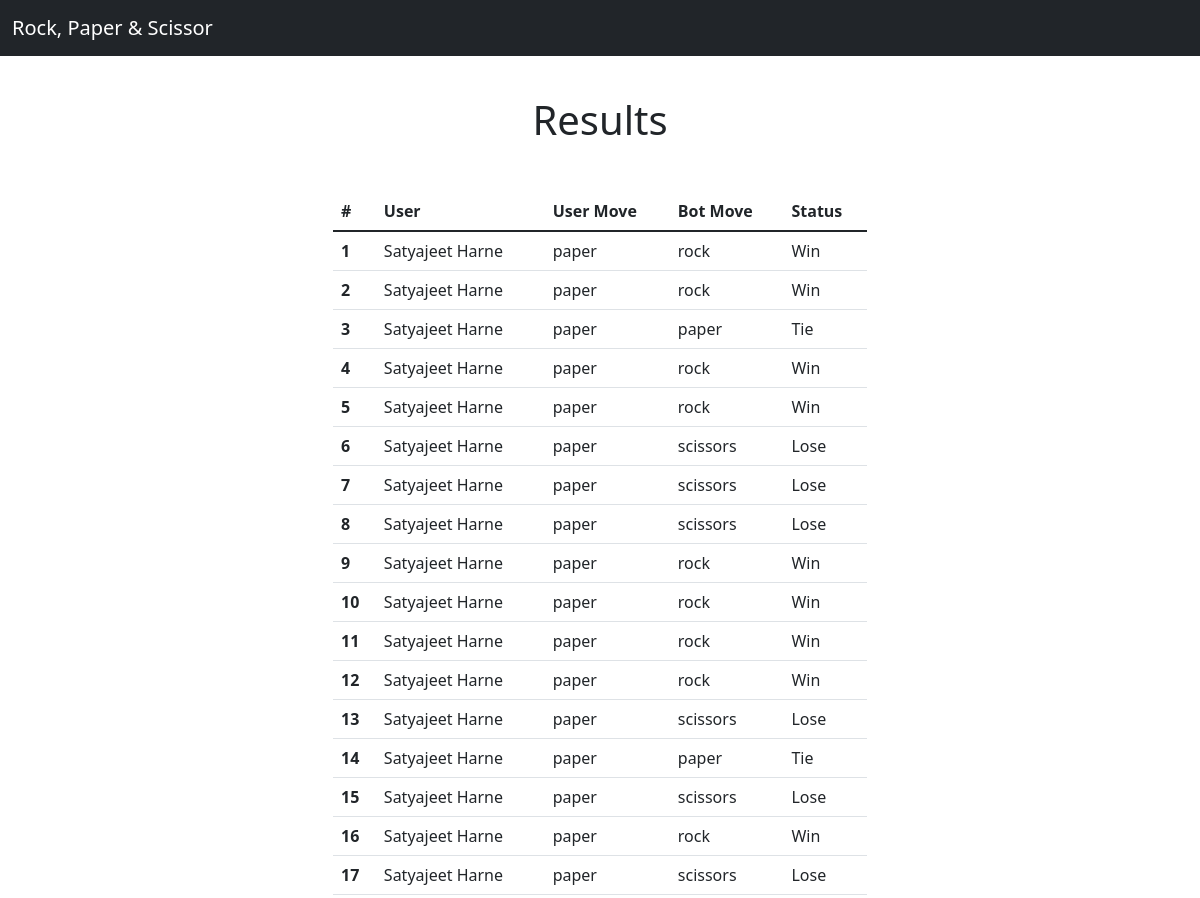
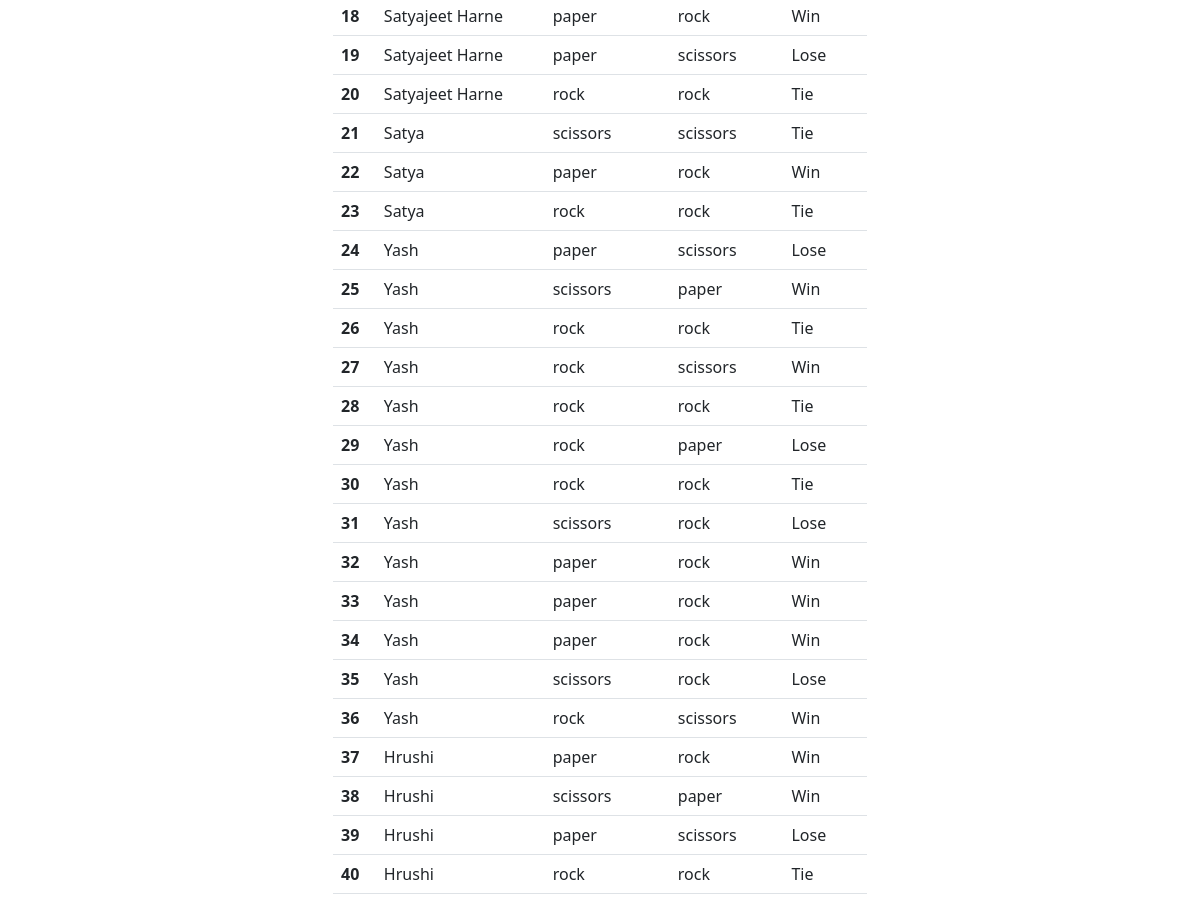
Page /result/ on the committed database (2 pictures, top to bottom).
### spsapp/models.py (models this page shows, shortened)
class Result(models.Model):
    player = models.ForeignKey("Player", on_delete=models.CASCADE, related_name='score')
    bot_move = models.CharField(max_length=50, blank=True)
    user_move = models.CharField(max_length=50, blank=True)
    status = models.CharField(max_length=50, blank=True)

class Player(models.Model):
    name = models.CharField(max_length=50)
    user = models.OneToOneField(User, on_delete=models.CASCADE, related_name='player')

### spsapp/views.py (the view)
# urls.py: path('result/', views.result, name='result'),
def result(request):
    res = Result.objects.all().order_by('-id')
    context = {'res':res}
    return render(request, 'result.html', context)

### templates/result.html
{% extends 'base.html' %}
{% load static %}
{% block body %}
<main class="container">
  <div class="col-lg-12">
    <section class="py-5 text-center container">
      <div class="row py-lg-5">
        <div class="col-lg-6 col-md-8 mx-auto">
          <h1 class="fw-light">Results</h1>
          {% if res %}
          <table class="table table-hover mt-5">
            <thead>
              <tr>
                <th scope="col">#</th>
                <th scope="col">User</th>
                <th scope="col">User Move</th>
                <th scope="col">Bot Move</th>
                <th scope="col">Status</th>
              </tr>
            </thead>
            <tbody>
                {% for i in res %}
              <tr>
                <th scope="row">{{forloop.counter}}</th>
                <td>{{i.player.name}}</td>
                <td>{{i.user_move}}</td>
                <td>{{i.bot_move}}</td>
                <td>{{i.status}}</td>
              </tr>
              {% endfor %}
            </tbody>
          </table>
          {% else %}
          <h4 class="fw-light">There's no result, please start a game</h4>
          {% endif %}
        </div>
      </div>
    </section>
  </div>
</main>
{% endblock body %}

### templates/base.html (shortened to what this page needs)
{% load static %}
<html lang="en">
    <head>
    <link href="https://cdn.jsdelivr.net/npm/bootstrap@5.1.3/dist/css/bootstrap.min.css" rel="stylesheet">
  </head>
  <body data-new-gr-c-s-check-loaded="14.1043.0" data-gr-ext-installed="" cz-shortcut-listen="true">
    <nav class="navbar navbar-expand-md navbar-dark fixed-top bg-dark">
        <div class="container-fluid">
          <a class="navbar-brand" href="{% url 'home' %}">Rock, Paper & Scissor</a>
        </div>
      </nav>
    {% block body %}
    {% endblock body %}
</body>

### rows in the picture
Result: player.name "Satyajeet Harne", user_move "paper", bot_move "rock", status "Win"
Result: player.name "Satyajeet Harne", user_move "paper", bot_move "rock", status "Win"
Result: player.name "Satyajeet Harne", user_move "paper", bot_move "paper", status "Tie"
Result: player.name "Satyajeet Harne", user_move "paper", bot_move "rock", status "Win"
Result: player.name "Satyajeet Harne", user_move "paper", bot_move "rock", status "Win"
Result: player.name "Satyajeet Harne", user_move "paper", bot_move "scissors", status "Lose"
Result: player.name "Satyajeet Harne", user_move "paper", bot_move "scissors", status "Lose"
Result: player.name "Satyajeet Harne", user_move "paper", bot_move "scissors", status "Lose"
Result: player.name "Satyajeet Harne", user_move "paper", bot_move "rock", status "Win"
Result: player.name "Satyajeet Harne", user_move "paper", bot_move "rock", status "Win"
Result: player.name "Satyajeet Harne", user_move "paper", bot_move "rock", status "Win"
Result: player.name "Satyajeet Harne", user_move "paper", bot_move "rock", status "Win"
Result: player.name "Satyajeet Harne", user_move "paper", bot_move "scissors", status "Lose"
Result: player.name "Satyajeet Harne", user_move "paper", bot_move "paper", status "Tie"
Result: player.name "Satyajeet Harne", user_move "paper", bot_move "scissors", status "Lose"
Result: player.name "Satyajeet Harne", user_move "paper", bot_move "rock", status "Win"
Result: player.name "Satyajeet Harne", user_move "paper", bot_move "scissors", status "Lose"
Result: player.name "Satyajeet Harne", user_move "paper", bot_move "rock", status "Win"
Result: player.name "Satyajeet Harne", user_move "paper", bot_move "scissors", status "Lose"
Result: player.name "Satyajeet Harne", user_move "rock", bot_move "rock", status "Tie"
Result: player.name "Satya", user_move "scissors", bot_move "scissors", status "Tie"
Result: player.name "Satya", user_move "paper", bot_move "rock", status "Win"
Result: player.name "Satya", user_move "rock", bot_move "rock", status "Tie"
Result: player.name "Yash", user_move "paper", bot_move "scissors", status "Lose"
Result: player.name "Yash", user_move "scissors", bot_move "paper", status "Win"
Result: player.name "Yash", user_move "rock", bot_move "rock", status "Tie"
Result: player.name "Yash", user_move "rock", bot_move "scissors", status "Win"
Result: player.name "Yash", user_move "rock", bot_move "rock", status "Tie"
Result: player.name "Yash", user_move "rock", bot_move "paper", status "Lose"
Result: player.name "Yash", user_move "rock", bot_move "rock", status "Tie"
Result: player.name "Yash", user_move "scissors", bot_move "rock", status "Lose"
Result: player.name "Yash", user_move "paper", bot_move "rock", status "Win"
Result: player.name "Yash", user_move "paper", bot_move "rock", status "Win"
Result: player.name "Yash", user_move "paper", bot_move "rock", status "Win"
Result: player.name "Yash", user_move "scissors", bot_move "rock", status "Lose"
Result: player.name "Yash", user_move "rock", bot_move "scissors", status "Win"
Result: player.name "Hrushi", user_move "paper", bot_move "rock", status "Win"
Result: player.name "Hrushi", user_move "scissors", bot_move "paper", status "Win"
Result: player.name "Hrushi", user_move "paper", bot_move "scissors", status "Lose"
Result: player.name "Hrushi", user_move "rock", bot_move "rock", status "Tie"
